Frame 1 (no input): blank canvas, image omitted
Frame 60 (no input): blank canvas, image omitted
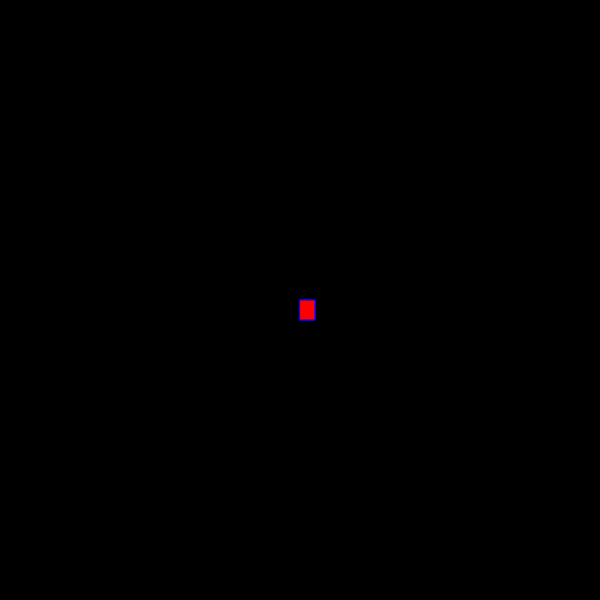
Frame 120 (the mouse pressed at the canvas centre since frame 60)

The p5.js sketch whose frames 1 and 60 were blank and that drew this single picture after the mouse press (run headless with seeded random() and noise() and a simulated clock; from frame 60 on, the mouse is pressed at the canvas centre):

// p5.js sketch
// ── sketch.js
function setup() {createCanvas(600, 600);
  background("black")}


function draw() {
  stroke("blue");
  fill("red");
  
  if(mouseIsPressed){
    rect(mouseX,mouseY, 15, 20)
}}

// ── style.css
html, body {
  margin: 0;
  padding: 0;
}
canvas {
  display: block;
}
h1{color:red}
